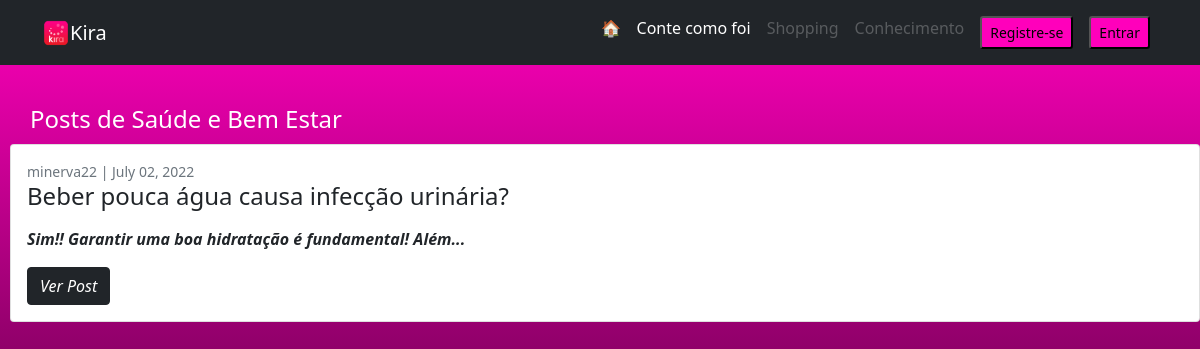
The page /busca/1 on the database as committed earlier.
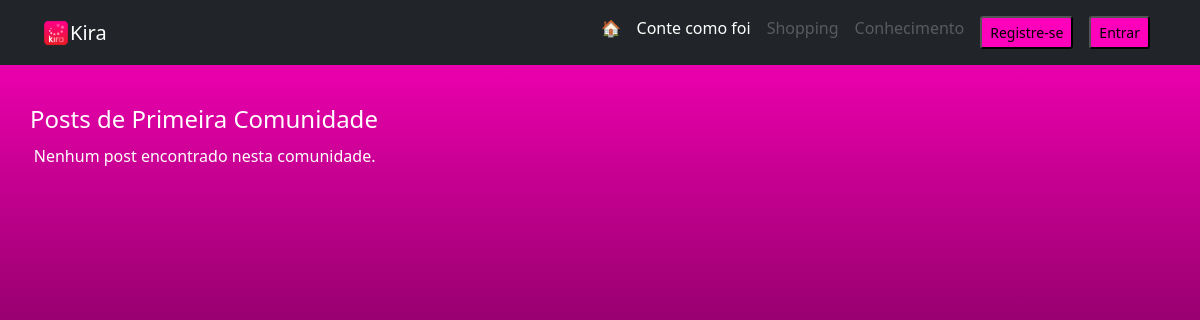
The same page on the database as committed later.
### main.py (models this page shows)
class Comunidade(db.Model): #PAI
    __tablename__ = "comunidades"
    id = db.Column(db.Integer, primary_key=True)
    id_criador = db.Column(db.Integer, db.ForeignKey("usuarios.id"))
    nome = db.Column(db.String(100), nullable=False)
    descricao = db.Column(db.String(500), nullable=False)
    data_criacao = db.Column(db.Date, nullable=False)
    criador = relationship("Usuario", back_populates="comunidades_criadas")
    posts = relationship("Post", back_populates="comunidade")

class Post(db.Model): #FILHO
    __tablename__ = "posts"
    id = db.Column(db.Integer, primary_key=True)
    id_autor_post = db.Column(db.Integer, db.ForeignKey("usuarios.id"))
    id_comunidade = db.Column(db.Integer, db.ForeignKey("comunidades.id"))
    titulo = db.Column(db.String(140), nullable=False)
    data = db.Column(db.Date, nullable=False)
    corpo = db.Column(db.Text, nullable=False)
    eh_artigo = db.Column(db.Boolean,nullable=False)
    upvotes = db.Column(db.Integer, default=0)
    comentarios = relationship("Comentario", back_populates="parent_post")
    autor_post = relationship("Usuario", back_populates="posts")
    comunidade = relationship("Comunidade", back_populates="posts")

class Usuario(UserMixin, db.Model): #PAI
    __tablename__ = "usuarios"
    id = db.Column(db.Integer, primary_key=True)
    nome_completo = db.Column(db.String(200))
    username = db.Column(db.String(100), unique=True)
    email = db.Column(db.String(200), unique=True)
    password = db.Column(db.String(100))
    pontos = db.Column(db.Integer)
    posts = relationship("Post", back_populates="autor_post")
    comentarios_usuario = relationship("Comentario", back_populates="autor_comentario")
    comunidades_criadas = relationship("Comunidade", back_populates="criador")
    entradas_usuario = relationship("Entrada", back_populates="autor_entrada")
    dms_recebidas = relationship("DirectMessage", back_populates="recipiente")

### main.py (the view)
@app.route("/busca/<id_comu>")
def busca_comunidade(id_comu: int):
    comunidade_escolhida = Comunidade.query.get(id_comu)
    all_category_posts = db.session.query(Post) \
        .filter_by(comunidade=comunidade_escolhida) \
        .order_by(Post.id.desc())
    todas = db.session.query(Comunidade).all()
    if current_user.is_authenticated:
        inscricoes = db.session.query(Participacao).filter_by(id_usuario=current_user.id).all()
        todas = [db.session.query(Comunidade).get(inscricao.id_comunidade)
                                  for inscricao in inscricoes]
    return render_template('posts-comunidade.html',
                           posts=all_category_posts,
                           comunidade=comunidade_escolhida,
                           comunidades=todas)

### templates/posts-comunidade.html (shortened to what this page needs)
{% extends "base.html" %}
{% block content %}
<div style="margin-left: 10px; height: 100%">
    <h4 class="text-white" style="margin: 40px auto 10px 20px">Posts de {{ comunidade.nome }} </h4>
    {% if posts.count() == 0 %}
        <p class="text-white" style="margin-left: 2%">Nenhum post encontrado nesta comunidade.</p>
    {% endif %}
    {% for post in comunidade.posts %}
        <div class="card col-lg-12" style="margin: 5px auto 5px auto">
            <div class="card-body">
                <div class="small text-muted">{{ post.autor_post.username }} | {{ post.data.strftime("%B %d, %Y") }}</div>
                <h2 class="card-title h4">{{ post.titulo[:51] }}{% if post.titulo[50] %}... {% endif %}</h2>
                <p class="card-text">{{ post.corpo[:101] | safe }}{% if post.corpo[100] %}... {% endif %}</p>
                <div id="buttons" style="position: relative">
                    <a class="btn btn-dark" href="{{ url_for('show_post', q_id=post.id) }}">Ver Post</a>
                </div>
            </div>
        </div>
    {% endfor %}
    </div>
{% endblock %}

Rows that differ between the two databases and show on the page:
no longer on this page (row edited): Post: autor_post.username "minerva22", data "July 02, 2022", titulo "Beber pouca água causa infecção urinária?", corpo "Sim!! Garantir uma boa hidratação é fundamental! Além"
changed Comunidade: nome "Saúde e Bem Estar" → "Primeira Comunidade"
Other text that changed with them:
text now shown: "Nenhum post encontrado nesta comunidade."
